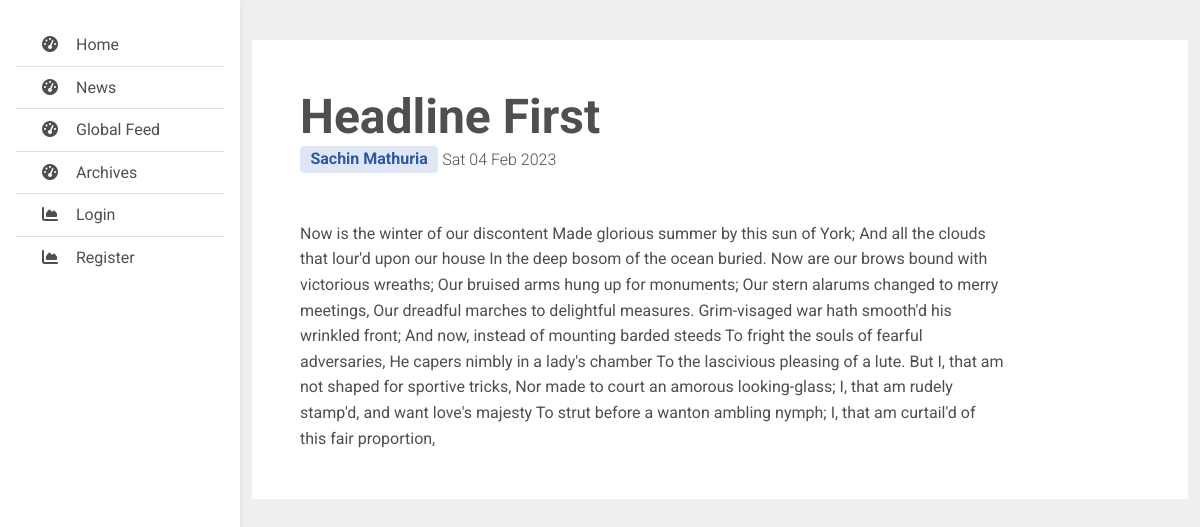
The page /news/2b882685-8888-4ec5-9b82-a28acf384c18 on the database its author committed.
### news/models.py (models this page shows, shortened)
class News(models.Model):
    news_id = models.CharField(max_length=50, primary_key=True, default=uuid.uuid4, editable=False)
    posted_by = models.ForeignKey(User, on_delete=models.CASCADE)
    headline = models.CharField(max_length=100)
    content = models.TextField()
    posted_date = models.DateTimeField(auto_now_add=True)
    is_approved = models.BooleanField(default=False)
    approved_by = models.ForeignKey(User, on_delete=models.CASCADE, null=True, blank=True, default=None, related_name='approved_by_name')
    department = models.CharField(max_length=30, choices=User.Departments.choices, default=User.Departments.NO_DEPARTMENT)
    link_to_banner = models.URLField(max_length=255, null=True, blank=True, default=None)

### user_models/models.py (models this page shows)
class User(AbstractUser):
    class Designations(models.TextChoices):
        STUDENT = ('STUDENT', 'Student')
        FACULTY = ('FACULTY', 'Faculty')
    class Departments(models.TextChoices):
        NO_DEPARTMENT = ('NO_DEPARTMENT', '-------------')
        B_TECH = ('B_TECH', 'B.Tech')
        M_TECH = ('M_TECH', 'M.Tech')
        BCA = ('BCA', 'BCA')
        BSC_IT = ('BSC_IT', 'Bsc.IT')
        MCA = ('MCA', 'MCA')
        MSC_IT = ('MSC_IT', 'MSc.IT')
        ARTS = ('ARTS', 'Arts')
        BBA = ('BBA', 'BBA')
        MBA = ('MBA', 'MBA')
        LAW = ('LAW', 'Law')
        MBBS = ('MBBS', 'MBBS')
        ARCHITECTURE = ('ARCHITECTURE', 'Architecture')
        DIPLOMA = ('DIPLOMA', 'Diploma')
    designation = models.CharField(max_length=30, choices=Designations.choices)
    department = models.CharField(max_length=30, choices=Departments.choices, default=Departments.NO_DEPARTMENT)
    is_elevated = models.BooleanField(default=False)

### news/views.py (the view)
# urls.py: path('news/<slug:news_id>', view_news, name='view_news'),
def view_news(request, news_id):
    news = News.objects.get(news_id=news_id)
    context = {
        'news': news
    }
    return render(request, 'news/news_read.html', context)

### templates/news/news_read.html (shortened to what this page needs)
{% extends 'base_templates/base.html' %}
{% block navbar %}
    {% if request.user.is_authenticated %}
        {% include 'base_templates/navbar_loggedin.html' %}
    {% else %}
        {% include 'base_templates/navbar_notloggedin.html' %}
    {% endif %}
{% endblock %}
{% block body %}
    <div style="background-color: white;">
        <div class="headline px-5 pt-5 mt-3 " style="background-color: white;">
            <span class="display-5 fw-bold" style="max-width: 50rem;"> {{news.headline}} </span> <br>
            <span>
                <a href="{% url 'user_profile' news.posted_by %}" class="badge badge-primary fs-6">{{news.posted_by.first_name | capfirst}} {{news.posted_by.last_name | capfirst}} </a>
            </span>
            <span class="lead fs-6">{{news.posted_date | date:"D d M Y"}}  </span>
        </div>
        <div class="p-5"  style="background-color: white; width: 50rem;">
            {{news.content}}
        </div>
    </div>
{% endblock %}

### templates/base_templates/base.html (style rules this page uses)
body { background-color: #fbfbfb; }

### rows shown on the page
News: headline "Headline First", posted_by.first_name "Sachin", posted_by.last_name "Mathuria", posted_date "Sat 04 Feb 2023", content "Now is the winter of our discontent Made glorious summer by this sun of York; And all the clouds that lour'd upon our house In the deep bosom of the ocean buried. Now are our brows bound with victorious wreaths; Our bruised arms hung up for monuments; Our stern alarums changed to merry meetings, Our dreadful marches to delightful measures. Grim-visaged war hath smooth'd his wrinkled front; And now, instead of mounting barded steeds To fright the souls of fearful adversaries, He capers nimbly in a lady's chamber To the lascivious pleasing of a lute. But I, that am not shaped for sportive tricks, Nor made to court an amorous looking-glass; I, that am rudely stamp'd, and want love's majesty To…"
